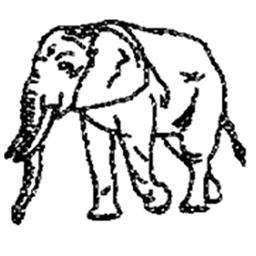
#> input picture elephant_256x256_clean.bmp, 256 x 256 px
$ python script.py --output out.png elephant_256x256_clean.bmp   (Python 2 division)
#> lines starting #> are read from the running program, lines starting #| are printed output that depends on the picture
#!/usr/bin/env python2

# Copyright Alexandre Gravier 2012 (al.gravier@gmail.com)

# This script reproduces the partially occluded pictures described in
# Doniger et al, 2000, Journal of Cognitive Neuroscience, "Activation
# timecourse of ventral visual stream processes high density mapping
# of perceptual closure processes"

import os
from PIL import Image
from optparse import OptionParser
from random import randint

all_levels = range(1, 9)

def main():
    parser = OptionParser("Usage: script.py [-l LEVEL] [-o OUTPUT] filename")
    parser.add_option("-l", "--level", type=int, dest="level",
                      help="desired fragmentation level between 1 and 8", metavar="LEVEL")
    parser.add_option("-o", "--output", dest="output_base",
                      help="base output file name", metavar="OUTPUT")
    (options, args) = parser.parse_args()

    if len(args) != 1:
        parser.error("incorrect number of arguments: you must give one file.")
    if options.output_base == None:
        options.output_base = os.path.splitext(args[0])[0]
    if options.level == None:
        options.level = all_levels
    elif not options.level in all_levels:
        parser.error("The processing level should be between 1 and 8.")
    else:
        options.level = [options.level]

    try:
        img = Image.open(args[0])
#> img is the input picture: PIL image 256x256 RGB; min 0, max 255, mean 211.9
    except IOError:
        parser.error("Could not open the file " + args[0])

    dims = img.size[0], img.size[1]
#> dims = (256, 256)
    if dims != (256, 256):
        parser.error("The image file is not 256x256, but " + dims[0] + "x" + dims[1])

    for l in options.level:
        m = generate_occluded(img, l);
        i = reconstruct(m)
        i.save(options.output_base + "_level_" + str(l) + ".bmp", "BMP")
#> this loop made 8 passes
#> pass 2, in main, `i = reconstruct(m)`:
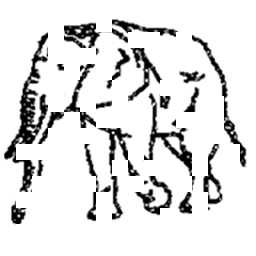
#> i: PIL image 256x256 RGB; min 0, max 255, mean 224.5
#> pass 3, in main, `i = reconstruct(m)`:
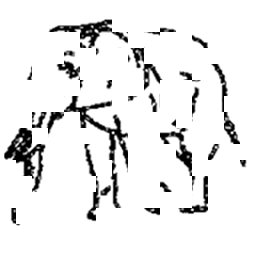
#> i: PIL image 256x256 RGB; min 0, max 255, mean 233.4
#> after the loop:
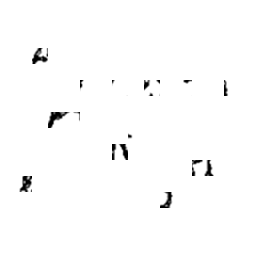
#> i: PIL image 256x256 RGB; min 0, max 255, mean 251.8


def generate_occluded(img, l):
    proportion_of_deleted_segments = 1 - 0.7**(l-1)
    # split up the image in 16x16
    segments_with_drawings = []
    mat = [[None for i in xrange(16)] for j in xrange(16)]
    for y in range(0, 256, 16):
        for x in range(0, 256, 16):
            i, j = x/16, y/16
            mat[i][j] = Image.new("RGB", [16, 16], (255, 255, 255))
            tile = img.crop((x, y, x+16, y+16))
            mat[i][j].paste(tile, (0, 0))
            colors = mat[i][j].getcolors()
            if not (len(colors) == 1 and colors[0][1] == (255, 255, 255)):
                segments_with_drawings.append((i, j))
    n_segments_to_remove = \
        int(round(proportion_of_deleted_segments * len(segments_with_drawings), 0))
    indices_to_remove = []
    if n_segments_to_remove >= len(segments_with_drawings):
        raise RuntimeError("The drawing will be empty.")
    while len(indices_to_remove) < n_segments_to_remove:
        r = randint(0, len(segments_with_drawings)-1)
        idx = segments_with_drawings[r]
        if not idx in indices_to_remove:
            indices_to_remove.append(idx)
    blank_img = Image.new("RGB", [16, 16], (255, 255, 255))
    for index in indices_to_remove:
        mat[index[0]][index[1]] = blank_img
    return mat


def reconstruct(m):
    img = Image.new("RGB", [256, 256], (255, 255, 255))
    for y in range(0, 256, 16):
        for x in range(0, 256, 16):
            i, j = x/16, y/16
            img.paste(m[i][j], (x, y))
    return img


if __name__ == "__main__":
    main()
